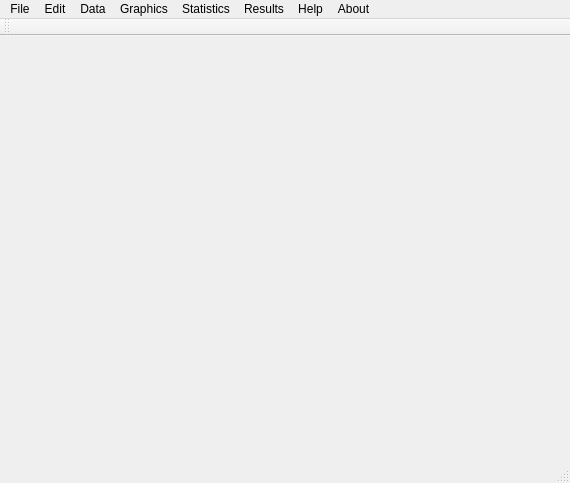
<?xml version="1.0" encoding="UTF-8"?>
<ui version="4.0">
 <class>MainWindow</class>
 <widget class="QMainWindow" name="MainWindow">
  <property name="geometry">
   <rect>
    <x>0</x>
    <y>0</y>
    <width>570</width>
    <height>483</height>
   </rect>
  </property>
  <property name="windowTitle">
   <string>MainWindow</string>
  </property>
  <property name="layoutDirection">
   <enum>Qt::LeftToRight</enum>
  </property>
  <widget class="QWidget" name="MRATcentralwidget"/>
  <widget class="QMenuBar" name="menubar">
   <property name="geometry">
    <rect>
     <x>0</x>
     <y>0</y>
     <width>570</width>
     <height>22</height>
    </rect>
   </property>
   <property name="minimumSize">
    <size>
     <width>10</width>
     <height>10</height>
    </size>
   </property>
   <property name="defaultUp">
    <bool>false</bool>
   </property>
   <property name="nativeMenuBar">
    <bool>false</bool>
   </property>
   <widget class="QMenu" name="menuFile">
    <property name="title">
     <string>File</string>
    </property>
    <addaction name="actionNew_Analysis"/>
    <addaction name="actionOpen_Analysis"/>
    <addaction name="actionImport_File"/>
    <addaction name="actionExport_File"/>
    <addaction name="actionQuit"/>
   </widget>
   <widget class="QMenu" name="menuEdit">
    <property name="title">
     <string>Edit</string>
    </property>
   </widget>
   <widget class="QMenu" name="menuData">
    <property name="title">
     <string>Data</string>
    </property>
    <addaction name="actionImport_data"/>
    <addaction name="actionExport_data"/>
    <addaction name="actionImport_ini_from_matlab"/>
   </widget>
   <widget class="QMenu" name="menuGraphics">
    <property name="title">
     <string>Graphics</string>
    </property>
    <addaction name="actionEdit_plotting"/>
    <addaction name="actionEdit_Brain_model"/>
   </widget>
   <widget class="QMenu" name="menuStatistics">
    <property name="title">
     <string>Statistics</string>
    </property>
    <widget class="QMenu" name="menuT_TESTS">
     <property name="title">
      <string>T-TESTS</string>
     </property>
     <widget class="QMenu" name="menuTemporal">
      <property name="title">
       <string>Temporal</string>
      </property>
      <addaction name="separator"/>
      <addaction name="actionPTHreshold"/>
      <addaction name="actionTFCE"/>
      <addaction name="actionWindow"/>
     </widget>
     <addaction name="separator"/>
     <addaction name="menuTemporal"/>
     <addaction name="actionSpatio_Temporal_2"/>
    </widget>
    <widget class="QMenu" name="menuANOVAs">
     <property name="title">
      <string>ANOVAs</string>
     </property>
     <addaction name="separator"/>
     <addaction name="actionTemporal"/>
     <addaction name="actionSpatio_Temporal_3"/>
    </widget>
    <addaction name="menuANOVAs"/>
    <addaction name="menuT_TESTS"/>
    <addaction name="actionFull_Brain_analysis"/>
   </widget>
   <widget class="QMenu" name="menuResults">
    <property name="title">
     <string>Results</string>
    </property>
    <addaction name="actionDisplay_all"/>
    <addaction name="actionExport_results"/>
    <addaction name="actionDisplay_F_values"/>
    <addaction name="actionDisplay_P_values"/>
   </widget>
   <widget class="QMenu" name="menuHelp">
    <property name="title">
     <string>Help</string>
    </property>
   </widget>
   <widget class="QMenu" name="menuAbout">
    <property name="title">
     <string>About</string>
    </property>
    <addaction name="actionMRAT_Python"/>
   </widget>
   <addaction name="menuFile"/>
   <addaction name="menuEdit"/>
   <addaction name="menuData"/>
   <addaction name="menuGraphics"/>
   <addaction name="menuStatistics"/>
   <addaction name="menuResults"/>
   <addaction name="menuHelp"/>
   <addaction name="menuAbout"/>
  </widget>
  <widget class="QStatusBar" name="statusbar"/>
  <widget class="QToolBar" name="toolBar">
   <property name="windowTitle">
    <string>toolBar</string>
   </property>
   <attribute name="toolBarArea">
    <enum>TopToolBarArea</enum>
   </attribute>
   <attribute name="toolBarBreak">
    <bool>false</bool>
   </attribute>
  </widget>
  <action name="actionSpatio_Temporal_2">
   <property name="text">
    <string>Spatio-Temporal</string>
   </property>
  </action>
  <action name="actionNew_Analysis">
   <property name="text">
    <string>New Analysis</string>
   </property>
  </action>
  <action name="actionOpen_Analysis">
   <property name="text">
    <string>Open Analysis</string>
   </property>
  </action>
  <action name="actionPTHreshold">
   <property name="text">
    <string>PTHreshold</string>
   </property>
   <property name="statusTip">
    <string>Run PTHRESHOLD temporal t-test analysis</string>
   </property>
  </action>
  <action name="actionTFCE">
   <property name="text">
    <string>TFCE</string>
   </property>
  </action>
  <action name="actionWindow">
   <property name="text">
    <string>window</string>
   </property>
  </action>
  <action name="actionImport_File">
   <property name="text">
    <string>Import File</string>
   </property>
  </action>
  <action name="actionExport_File">
   <property name="text">
    <string>Export File</string>
   </property>
  </action>
  <action name="actionQuit">
   <property name="text">
    <string>Quit</string>
   </property>
  </action>
  <action name="actionFull_Brain_analysis">
   <property name="text">
    <string>Full Brain analysis</string>
   </property>
  </action>
  <action name="actionDisplay_all">
   <property name="text">
    <string>Display all</string>
   </property>
  </action>
  <action name="actionExport_results">
   <property name="text">
    <string>Export results</string>
   </property>
  </action>
  <action name="actionDisplay_F_values">
   <property name="text">
    <string>Display F-values</string>
   </property>
  </action>
  <action name="actionDisplay_P_values">
   <property name="text">
    <string>Display P-values</string>
   </property>
  </action>
  <action name="actionEdit_plotting">
   <property name="text">
    <string>Edit plotting </string>
   </property>
  </action>
  <action name="actionEdit_Brain_model">
   <property name="text">
    <string>Edit Brain model</string>
   </property>
  </action>
  <action name="actionImport_data">
   <property name="text">
    <string>import from mat</string>
   </property>
  </action>
  <action name="actionExport_data">
   <property name="text">
    <string>export data</string>
   </property>
  </action>
  <action name="actionImport_ini_from_matlab">
   <property name="text">
    <string>import ini from matlab</string>
   </property>
  </action>
  <action name="actionMRAT_Python">
   <property name="text">
    <string>MRAT-Python</string>
   </property>
  </action>
  <action name="actionTemporal">
   <property name="text">
    <string>Temporal</string>
   </property>
  </action>
  <action name="actionSpatio_Temporal_3">
   <property name="text">
    <string>Spatio_Temporal</string>
   </property>
  </action>
 </widget>
 <resources/>
 <connections>
  <connection>
   <sender>actionQuit</sender>
   <signal>triggered()</signal>
   <receiver>MainWindow</receiver>
   <slot>close()</slot>
   <hints>
    <hint type="sourcelabel">
     <x>-1</x>
     <y>-1</y>
    </hint>
    <hint type="destinationlabel">
     <x>399</x>
     <y>299</y>
    </hint>
   </hints>
  </connection>
  <connection>
   <sender>actionPTHreshold</sender>
   <signal>triggered()</signal>
   <receiver>MainWindow</receiver>
   <slot>show()</slot>
   <hints>
    <hint type="sourcelabel">
     <x>-1</x>
     <y>-1</y>
    </hint>
    <hint type="destinationlabel">
     <x>399</x>
     <y>299</y>
    </hint>
   </hints>
  </connection>
 </connections>
</ui>
